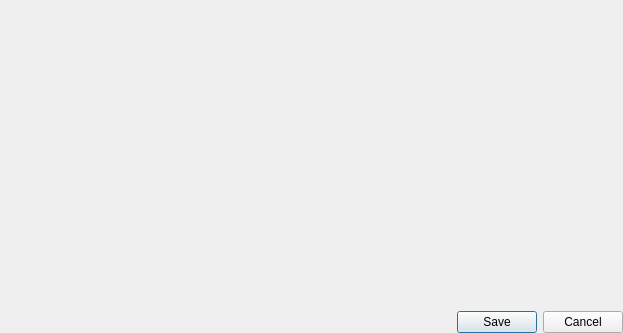
<?xml version="1.0" encoding="UTF-8"?>
<ui version="4.0">
 <class>Dialog</class>
 <widget class="QDialog" name="Dialog">
  <property name="geometry">
   <rect>
    <x>0</x>
    <y>0</y>
    <width>623</width>
    <height>333</height>
   </rect>
  </property>
  <property name="windowTitle">
   <string>Verify PhotoAcoustic Measurement</string>
  </property>
  <layout class="QVBoxLayout" name="verticalLayout">
   <property name="leftMargin">
    <number>0</number>
   </property>
   <property name="topMargin">
    <number>0</number>
   </property>
   <property name="rightMargin">
    <number>0</number>
   </property>
   <property name="bottomMargin">
    <number>0</number>
   </property>
   <item>
    <layout class="QHBoxLayout" name="horizontalLayout">
     <item>
      <widget class="MplCanvas" name="plot_pm" native="true">
       <property name="sizePolicy">
        <sizepolicy hsizetype="Expanding" vsizetype="Expanding">
         <horstretch>0</horstretch>
         <verstretch>0</verstretch>
        </sizepolicy>
       </property>
      </widget>
     </item>
     <item>
      <widget class="MplCanvas" name="plot_pa" native="true">
       <property name="sizePolicy">
        <sizepolicy hsizetype="Expanding" vsizetype="Expanding">
         <horstretch>0</horstretch>
         <verstretch>0</verstretch>
        </sizepolicy>
       </property>
      </widget>
     </item>
    </layout>
   </item>
   <item>
    <widget class="QDialogButtonBox" name="buttonBox">
     <property name="orientation">
      <enum>Qt::Horizontal</enum>
     </property>
     <property name="standardButtons">
      <set>QDialogButtonBox::Cancel|QDialogButtonBox::Save</set>
     </property>
    </widget>
   </item>
  </layout>
 </widget>
 <customwidgets>
  <customwidget>
   <class>MplCanvas</class>
   <extends>QWidget</extends>
   <header>.widgets</header>
   <container>1</container>
  </customwidget>
 </customwidgets>
 <resources/>
 <connections>
  <connection>
   <sender>buttonBox</sender>
   <signal>accepted()</signal>
   <receiver>Dialog</receiver>
   <slot>accept()</slot>
   <hints>
    <hint type="sourcelabel">
     <x>248</x>
     <y>254</y>
    </hint>
    <hint type="destinationlabel">
     <x>157</x>
     <y>274</y>
    </hint>
   </hints>
  </connection>
  <connection>
   <sender>buttonBox</sender>
   <signal>rejected()</signal>
   <receiver>Dialog</receiver>
   <slot>reject()</slot>
   <hints>
    <hint type="sourcelabel">
     <x>316</x>
     <y>260</y>
    </hint>
    <hint type="destinationlabel">
     <x>286</x>
     <y>274</y>
    </hint>
   </hints>
  </connection>
 </connections>
</ui>
